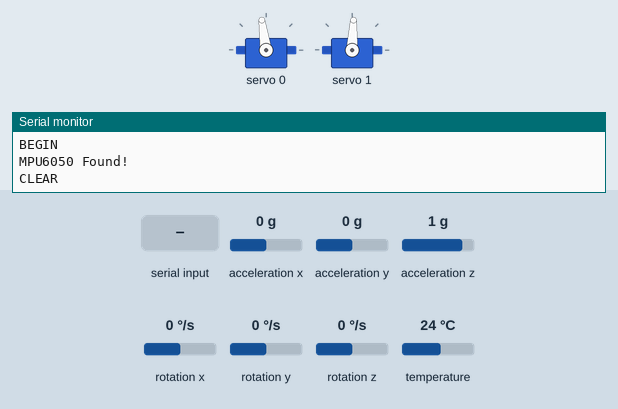
The sketch below on a simulated ESP8266 (NodeMCU). Parts: 2 × servo, the last lines printed to the serial monitor. The test bench sets the inputs (shaded band); at power-on: acceleration x 0 g, acceleration y 0 g, acceleration z 1 g, rotation x 0 °/s, rotation y 0 °/s, rotation z 0 °/s, temperature 24 °C.

Above: at 1.7 s.
1.8 s: "0\n" received over Serial
At 2.22 s:
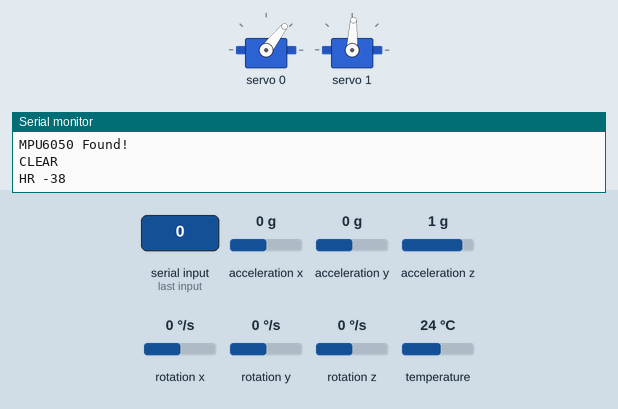
At 3.1 s:
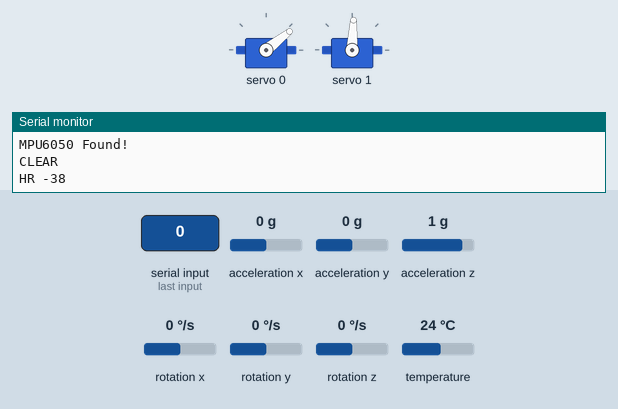
4.8 s: "1\n" received over Serial
At 6.3 s:
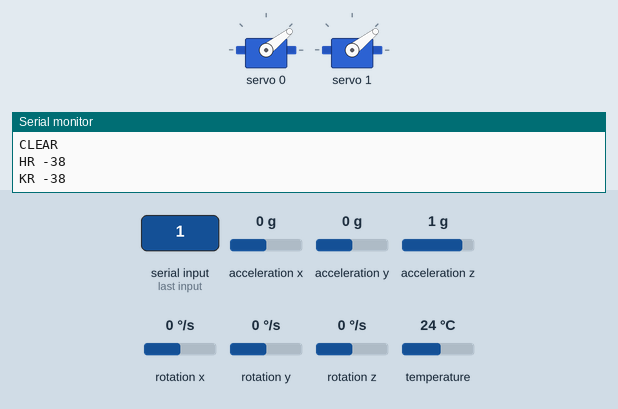
Timing chart, 0 to 7.8 s (numbered marks = the images above; inputs shaded):
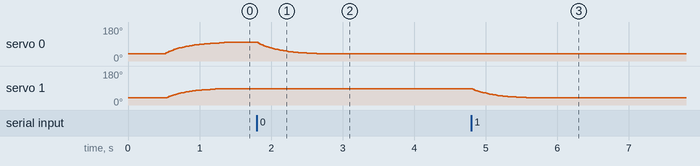

The sketch:

Project_Binomial_Source.ino
```cpp
// Debug modes

const static bool SERVO_D = true;
//const static bool MPU_D = true;

#include <Wire.h>

// Custom Imports
#include "PCA_Control.h"
//#include "Control_Server.h"

// MPU Imports
#include <Adafruit_MPU6050.h>
#include <Adafruit_Sensor.h>

// Joint Definitions : Servo(slot_index, low_limit, high_limit)

Servo HipR = Servo(0, 0, 170, 120); // 0-170
Servo KneeR = Servo(1, 0, 180, 100); // 0-180
Servo HipL = Servo(2, 0, 170, 0); // 0-170
Servo KneeL = Servo(3, 0, 180, 0); // 0-180

Adafruit_MPU6050 mpu;

float x = 0, y = 0, z = 9.8, x_off = 0, y_off = 0, z_off = 0; // accelerometer value stores and thresholds

#define LOOP_FREQ 100
#define ZERO_PIN 0

void setup() {
  Serial.begin(115200);
  Serial.println("BEGIN");
  while (!Serial)
    delay(10); // will pause Zero, Leonardo, etc until serial console opens

  //  Serial.println("Adafruit MPU6050 test!");

//  controlSetup();

  // Try to initialize!
  if (!mpu.begin()) {
    Serial.println("Failed to find MPU6050 chip");
    while (1) {
      delay(10);
    }
  }
  Serial.println("MPU6050 Found!");

  mpu.setAccelerometerRange(MPU6050_RANGE_8_G);
  mpu.setGyroRange(MPU6050_RANGE_500_DEG);

  mpu.setFilterBandwidth(MPU6050_BAND_21_HZ);

  pinMode(ZERO_PIN, INPUT_PULLUP);
  attachInterrupt(ZERO_PIN, setAccOffset, RISING);

  Servo::init_pca();

  delay(500); // Skip through initial Serial burst from Nodemcu
  Serial.println("\nCLEAR\n\n");
}

void loop() {
  if (Serial.available()) {
    int idx = Serial.read() - 48;
    int val = 0;

    while (Serial.available()) {
      val *= 10;
      val += Serial.read() - 48;
    }

    switch (idx) {
      case 2:
        Serial.print("HL");

        HipL.write(val);
        break;
      case 3:
        Serial.print("KL");

        KneeL.write(val);
        break;
      case 0:
        Serial.print("HR");

        HipR.write(val);
        break;
      case 1:
        Serial.print("KR");

        KneeR.write(val);
        break;
    }

    Serial.print(' ');
    Serial.println(val);
    //
    //    KneeL.write(Serial.parseInt());
  }

  HipL.update();
  KneeL.update();
  HipR.update();
  KneeR.update();


  // MPU Code

  /* Get new sensor events with the readings */
  sensors_event_t a, g, temp;
  mpu.getEvent(&a, &g, &temp);

  /*

    // Used when Averaging n readings; Need to make it concurrent.

    float x_sum, y_sum, z_sum;

    for (int i = 0; i < 10; i++) {
    mpu.getEvent(&a, &g, &temp);

    x = a.acceleration.x * 0.2 + x * 0.8;
    y = a.acceleration.y * 0.2 + y * 0.8;
    z = a.acceleration.z * 0.2 + z * 0.8;

    x_sum += x;
    y_sum += y;
    z_sum += z;

    delay(5);
    }

    x = x_sum / 10;
    y = y_sum / 10;
    z = z_sum / 10;

  */

  x = (a.acceleration.x + x_off) * 0.1 + x * 0.9;
  y = (a.acceleration.y + y_off) * 0.1 + y * 0.9;
  z = (a.acceleration.z + z_off) * 0.1 + z * 0.9;

  float correction = x * -1 * 25;

//  controlLoop();

#ifdef MPU_D

  Serial.print("X: ");

  Serial.print(x);

  Serial.print(", Correction: ");
  Serial.println(correction);

#endif


  //  Serial.println((int)(1000.0 / LOOP_FREQ));
  //  delay((int)(1000.0 / LOOP_FREQ)); // Run Loop at roughly LOOP_FREQ


  //  Serial.print("X: ");
  //  Serial.print(x);
  //  Serial.print(", Y: ");
  //  Serial.print(y);
  //  Serial.print(", Z: ");
  //  Serial.print(z);
  //
  //  Serial.println("");
}

ICACHE_RAM_ATTR void setAccOffset() {
  sensors_event_t a, g, temp;
  mpu.getEvent(&a, &g, &temp);
  Serial.println("SET OFFSET");
  x_off = 0 - a.acceleration.x;
  y_off = 0 - a.acceleration.y;
  z_off = 9.8 - a.acceleration.z;
  x = 0;
  y = 0;
  z = 9.8;
  Serial.print(x_off);
  Serial.print("\t");
  Serial.print(y_off);
  Serial.print("\t");
  Serial.println(z_off);
}
```

Control_Server.cpp
```cpp
#include "Arduino.h"
#include "Control_Server.h"

IPAddress local_IP(192,168,1,1);
IPAddress gateway(192,168,1,1);
IPAddress subnet(255,255,255,0);

/* AP Credentials and Server Port */
const char *ssid = APSSID;
const char *password = APPSK;

ESP8266WebServer server(80);

void handleRoot() {
  server.send(200, "text/html", "<h1>You are connected</h1>");
}

void controlSetup() {
  Serial.println();

  Serial.print("Configuring access point...");
  Serial.println(WiFi.softAPConfig(local_IP, gateway, subnet) ? "Ready" : "Failed!");
  WiFi.softAP(ssid, password);

  /* Start AP and Server */
  IPAddress myIP = WiFi.softAPIP();
  Serial.print("AP IP address: ");
  Serial.println(myIP);

  server.on("/", handleRoot);
  server.begin();

  Serial.println("HTTP server started");
}

void controlLoop() {
  server.handleClient();
}
```

Control_Server.h
```cpp
#ifndef CONTROL_SERVER_H
#define CONTROL_SERVER_H

#include <ESP8266WiFi.h>
#include <ESP8266WiFi.h>
#include <WiFiClient.h>
#include <ESP8266WebServer.h>

#ifndef APSSID
#define APSSID "Project Binomial"
#define APPSK  "haatihaati5a5a"
#endif

void handleRoot();
void controlSetup();
void controlLoop();

#endif
```

PCA_Control.cpp
```cpp
#include "Arduino.h"
#include "PCA_Control.h"

Adafruit_PWMServoDriver pwm = Adafruit_PWMServoDriver(0x40);

void Servo::init_pca() {
  pwm.begin();
  pwm.setPWMFreq(FREQUENCY);
}

Servo::Servo(int index, int low, int high, int initial) {
  _index = index;
  _low = low;
  _high = high;
  _initial = initial;
  //  pwm.setPWM(_index, 0, pulseWidth(_low));
}

void Servo::write(int angle) {
  //  if (_position == -1) {
  //    for (int i = 1; i <= 50; i++) {
  //      int val = (float)angle * -(cos(PI * (float)i / 50) - 1) / 2;
  //      pwm.setPWM(_index, 0, pulseWidth(val));
  //      delay(20);
  //    }
  //
  //    _position = angle;
  //    _target = angle;
  //    return;
  //  }

  _target = constrain(angle, _low, _high); // Set Target for Update loop.
}

void Servo::update() { // Update servo position on main loop.
  if (_position == -1) {
    _target = _initial;
    _position = 0;
  }
  if (_position != _target) {
    _position = (int)round(_target * 0.07 + _position * 0.93); // 3.5% of Target, 96.5% of Current

#ifdef SERVO_D
    char buff[30];
    sprintf(buff, "Servo: %d\tTarget: %2f\tPosition: %2f\tDelta: %2f", _index, _target, _position, _target * 0.1 + _position * 0.9);
    Serial.println(buff);
#endif

    pwm.setPWM(_index, 0, pulseWidth(_position));
    delay(10); // TODO: Decide on Loop Frequency handling in library vs main loop.
  }
}
```

PCA_Control.h
```cpp
#ifndef SERVO_H
#define SERVO_H

#include "Wire.h"
#include "Adafruit_PWMServoDriver.h"

#define MIN_PULSE_WIDTH 900
#define MAX_PULSE_WIDTH 1950
#define FREQUENCY 50

class Servo {
  private:
    int _index, _low, _high, _initial;
    float _position = -1, _target = 0;

    int pulseWidth(int angle) {
      int pulse_wide, analog_value;
      pulse_wide = map(constrain(angle, _low, _high), 0, 180, MIN_PULSE_WIDTH, MAX_PULSE_WIDTH);
      analog_value = int(float(pulse_wide) / 1000000 * FREQUENCY * 4096);
      return analog_value;
    }

  public:
    Servo(int index, int low, int high, int initial);

    void write(int angle);
    void writeDelta(int dAngle) {
      _target = _position + dAngle;
    };
    void update();

    static void init_pca();
    int getIndex() {
      return _index;
    }
};

#endif
```

Measured:
- after the input at 1.8 s, servo 0: moves from 98° to 38° over 0.85 s, starting at once
- after the input at 4.8 s, servo 1: moves from 87° to 38° over 0.78 s, starting at once
